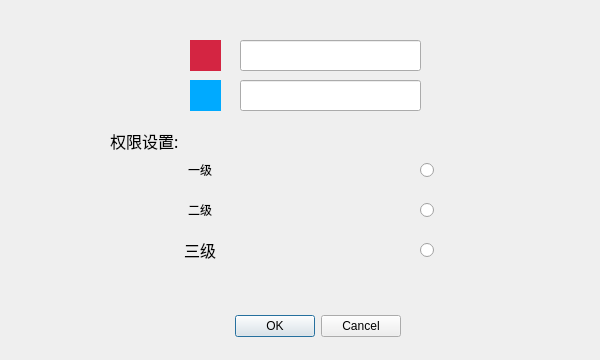
<?xml version="1.0" encoding="UTF-8"?>
<ui version="4.0">
 <class>UserModify</class>
 <widget class="QDialog" name="UserModify">
  <property name="geometry">
   <rect>
    <x>0</x>
    <y>0</y>
    <width>600</width>
    <height>360</height>
   </rect>
  </property>
  <property name="windowTitle">
   <string>Dialog</string>
  </property>
  <widget class="QDialogButtonBox" name="buttonBox">
   <property name="geometry">
    <rect>
     <x>60</x>
     <y>310</y>
     <width>341</width>
     <height>32</height>
    </rect>
   </property>
   <property name="orientation">
    <enum>Qt::Horizontal</enum>
   </property>
   <property name="standardButtons">
    <set>QDialogButtonBox::Cancel|QDialogButtonBox::Ok</set>
   </property>
  </widget>
  <widget class="QPushButton" name="pushButton_4">
   <property name="geometry">
    <rect>
     <x>190</x>
     <y>80</y>
     <width>31</width>
     <height>31</height>
    </rect>
   </property>
   <property name="cursor">
    <cursorShape>IBeamCursor</cursorShape>
   </property>
   <property name="styleSheet">
    <string notr="true">border-style: solid;
background-color: rgb(0, 170, 255);
image: url(:/maindialog/maindialog/ICON-14.png);
</string>
   </property>
   <property name="text">
    <string/>
   </property>
  </widget>
  <widget class="QPushButton" name="pushButton_3">
   <property name="geometry">
    <rect>
     <x>190</x>
     <y>40</y>
     <width>31</width>
     <height>31</height>
    </rect>
   </property>
   <property name="cursor">
    <cursorShape>IBeamCursor</cursorShape>
   </property>
   <property name="styleSheet">
    <string notr="true">border-style: solid;
image: url(:/maindialog/maindialog/ICON-09.png);
background-color: rgb(212, 37, 66);</string>
   </property>
   <property name="text">
    <string/>
   </property>
  </widget>
  <widget class="QLineEdit" name="lineEditUsername">
   <property name="geometry">
    <rect>
     <x>240</x>
     <y>40</y>
     <width>181</width>
     <height>31</height>
    </rect>
   </property>
  </widget>
  <widget class="QLineEdit" name="lineEditPassword">
   <property name="geometry">
    <rect>
     <x>240</x>
     <y>80</y>
     <width>181</width>
     <height>31</height>
    </rect>
   </property>
  </widget>
  <widget class="QLabel" name="label_3">
   <property name="geometry">
    <rect>
     <x>0</x>
     <y>230</y>
     <width>400</width>
     <height>40</height>
    </rect>
   </property>
   <property name="font">
    <font>
     <family>Sans Serif</family>
     <pointsize>12</pointsize>
     <weight>50</weight>
     <italic>false</italic>
     <bold>false</bold>
    </font>
   </property>
   <property name="styleSheet">
    <string notr="true">font: 12pt &quot;Sans Serif&quot;;</string>
   </property>
   <property name="text">
    <string>三级</string>
   </property>
   <property name="alignment">
    <set>Qt::AlignCenter</set>
   </property>
  </widget>
  <widget class="QLabel" name="label_1">
   <property name="geometry">
    <rect>
     <x>0</x>
     <y>150</y>
     <width>400</width>
     <height>40</height>
    </rect>
   </property>
   <property name="styleSheet">
    <string notr="true">font: 12pt &quot;Sans Serif&quot;;</string>
   </property>
   <property name="text">
    <string>一级</string>
   </property>
   <property name="alignment">
    <set>Qt::AlignCenter</set>
   </property>
  </widget>
  <widget class="QRadioButton" name="radioButton_2">
   <property name="geometry">
    <rect>
     <x>420</x>
     <y>190</y>
     <width>100</width>
     <height>40</height>
    </rect>
   </property>
   <property name="text">
    <string/>
   </property>
  </widget>
  <widget class="QLabel" name="label_2">
   <property name="geometry">
    <rect>
     <x>0</x>
     <y>190</y>
     <width>400</width>
     <height>40</height>
    </rect>
   </property>
   <property name="styleSheet">
    <string notr="true">font: 12pt &quot;Sans Serif&quot;;</string>
   </property>
   <property name="text">
    <string>二级</string>
   </property>
   <property name="alignment">
    <set>Qt::AlignCenter</set>
   </property>
  </widget>
  <widget class="QRadioButton" name="radioButton_3">
   <property name="geometry">
    <rect>
     <x>420</x>
     <y>230</y>
     <width>100</width>
     <height>40</height>
    </rect>
   </property>
   <property name="text">
    <string/>
   </property>
  </widget>
  <widget class="QRadioButton" name="radioButton_1">
   <property name="geometry">
    <rect>
     <x>420</x>
     <y>150</y>
     <width>100</width>
     <height>40</height>
    </rect>
   </property>
   <property name="text">
    <string/>
   </property>
  </widget>
  <widget class="QLabel" name="label">
   <property name="geometry">
    <rect>
     <x>110</x>
     <y>120</y>
     <width>81</width>
     <height>41</height>
    </rect>
   </property>
   <property name="font">
    <font>
     <family>Ubuntu Condensed</family>
     <pointsize>12</pointsize>
     <weight>50</weight>
     <italic>false</italic>
     <bold>false</bold>
    </font>
   </property>
   <property name="text">
    <string>权限设置:</string>
   </property>
  </widget>
 </widget>
 <resources/>
 <connections>
  <connection>
   <sender>buttonBox</sender>
   <signal>accepted()</signal>
   <receiver>UserModify</receiver>
   <slot>accept()</slot>
   <hints>
    <hint type="sourcelabel">
     <x>248</x>
     <y>254</y>
    </hint>
    <hint type="destinationlabel">
     <x>157</x>
     <y>274</y>
    </hint>
   </hints>
  </connection>
  <connection>
   <sender>buttonBox</sender>
   <signal>rejected()</signal>
   <receiver>UserModify</receiver>
   <slot>reject()</slot>
   <hints>
    <hint type="sourcelabel">
     <x>316</x>
     <y>260</y>
    </hint>
    <hint type="destinationlabel">
     <x>286</x>
     <y>274</y>
    </hint>
   </hints>
  </connection>
 </connections>
</ui>
